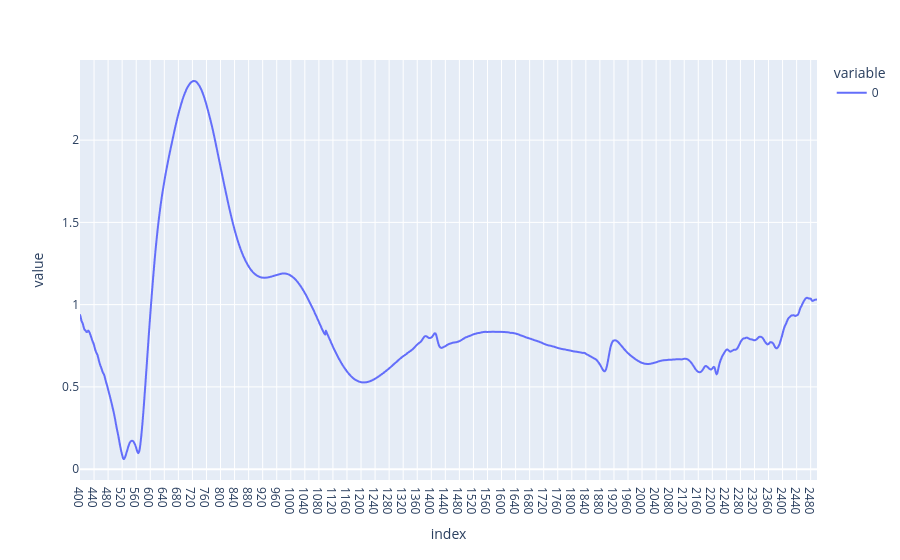

Notebook code for this chart:
### Code cell
pd.options.plotting.backend = 'plotly' # setting plotly as the backend for pandas plotting 
plsda_results[4].T.plot()

### Figure 1 — Plotly figure (JSON) as saved in the notebook; plotly's stock layout.template omitted (floating-point values rounded to 4 significant figures; data arrays with more than 128 entries replaced by an {"elided": "..."} marker saying what was removed)
{"data": [{"hovertemplate": "variable=0<br>index=%{x}<br>value=%{y}<extra></extra>", "legendgroup": "0", "line": {"color": "#636efa", "dash": "solid"}, "marker": {"symbol": "circle"}, "mode": "lines", "name": "0", "showlegend": true, "type": "scattergl", "x": {"elided": "1050 str values"}, "xaxis": "x", "y": {"elided": "1050 float values"}, "yaxis": "y"}], "layout": {"legend": {"title": {"text": "variable"}, "tracegroupgap": 0}, "margin": {"t": 60}, "xaxis": {"anchor": "y", "domain": [0, 1], "title": {"text": "index"}}, "yaxis": {"anchor": "x", "domain": [0, 1], "title": {"text": "value"}}}}
